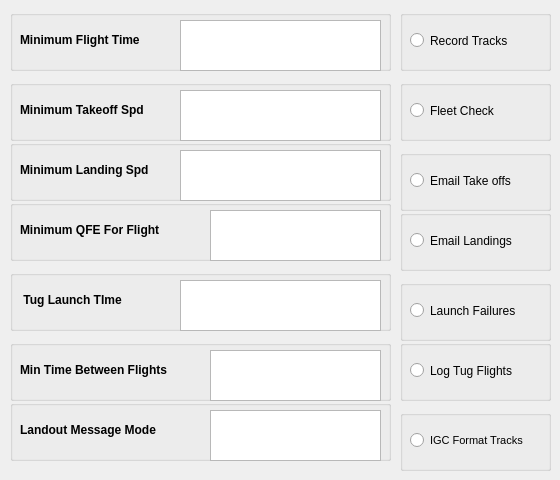
    <widget class="QWidget" name="FLight_Config">
     <attribute name="title">
      <string>Flight Config</string>
     </attribute>
     <widget class="QGroupBox" name="MinFlightTimeBox">
      <property name="geometry">
       <rect>
        <x>10</x>
        <y>10</y>
        <width>381</width>
        <height>61</height>
       </rect>
      </property>
      <property name="toolTip">
       <string>&lt;html&gt;&lt;head/&gt;&lt;body&gt;&lt;p&gt;Flight duration less than which is not considered a flight. Format hh:mm:ss&lt;/p&gt;&lt;/body&gt;&lt;/html&gt;</string>
      </property>
      <property name="title">
       <string/>
      </property>
      <widget class="QLabel" name="MinFlightTimeLabel">
       <property name="geometry">
        <rect>
         <x>10</x>
         <y>20</y>
         <width>151</width>
         <height>20</height>
        </rect>
       </property>
       <property name="font">
        <font>
         <pointsize>9</pointsize>
         <weight>75</weight>
         <bold>true</bold>
        </font>
       </property>
       <property name="text">
        <string>Minimum Flight Time</string>
       </property>
      </widget>
      <widget class="QTextEdit" name="MinFlightTime">
       <property name="geometry">
        <rect>
         <x>170</x>
         <y>10</y>
         <width>201</width>
         <height>51</height>
        </rect>
       </property>
      </widget>
     </widget>
     <widget class="QGroupBox" name="RecordTracksBox">
      <property name="geometry">
       <rect>
        <x>400</x>
        <y>10</y>
        <width>151</width>
        <height>61</height>
       </rect>
      </property>
      <property name="toolTip">
       <string>&lt;html&gt;&lt;head/&gt;&lt;body&gt;&lt;p&gt;Whether flight tracks are to be recorded&lt;/p&gt;&lt;/body&gt;&lt;/html&gt;</string>
      </property>
      <property name="title">
       <string/>
      </property>
      <widget class="QRadioButton" name="RecordTracksRadioButton">
       <property name="geometry">
        <rect>
         <x>10</x>
         <y>20</y>
         <width>141</width>
         <height>21</height>
        </rect>
       </property>
       <property name="toolTip">
        <string>&lt;html&gt;&lt;head/&gt;&lt;body&gt;&lt;p&gt;Record flight tracks Y|N&lt;/p&gt;&lt;/body&gt;&lt;/html&gt;</string>
       </property>
       <property name="text">
        <string>Record Tracks</string>
       </property>
      </widget>
     </widget>
     <widget class="QGroupBox" name="FleetCheckBox">
      <property name="geometry">
       <rect>
        <x>400</x>
        <y>80</y>
        <width>151</width>
        <height>61</height>
       </rect>
      </property>
      <property name="toolTip">
       <string>&lt;html&gt;&lt;head/&gt;&lt;body&gt;&lt;p&gt;Whether to only record flights in a specified fleet&lt;/p&gt;&lt;/body&gt;&lt;/html&gt;</string>
      </property>
      <property name="title">
       <string/>
      </property>
      <widget class="QRadioButton" name="FleetCheckRadioButton">
       <property name="geometry">
        <rect>
         <x>10</x>
         <y>20</y>
         <width>141</width>
         <height>21</height>
        </rect>
       </property>
       <property name="toolTip">
        <string>&lt;html&gt;&lt;head/&gt;&lt;body&gt;&lt;p&gt;Check for membership of fleet, Y|N&lt;/p&gt;&lt;/body&gt;&lt;/html&gt;</string>
       </property>
       <property name="text">
        <string>Fleet Check</string>
       </property>
      </widget>
     </widget>
     <widget class="QGroupBox" name="MinFlightQFEBox">
      <property name="geometry">
       <rect>
        <x>10</x>
        <y>200</y>
        <width>381</width>
        <height>61</height>
       </rect>
      </property>
      <property name="toolTip">
       <string>&lt;html&gt;&lt;head/&gt;&lt;body&gt;&lt;p&gt;Minimum altitude in metres attained for inclusion as a flight after takeoff&lt;/p&gt;&lt;/body&gt;&lt;/html&gt;</string>
      </property>
      <property name="title">
       <string/>
      </property>
      <widget class="QLabel" name="MinFlightQFELabel">
       <property name="geometry">
        <rect>
         <x>10</x>
         <y>20</y>
         <width>181</width>
         <height>20</height>
        </rect>
       </property>
       <property name="font">
        <font>
         <pointsize>9</pointsize>
         <weight>75</weight>
         <bold>true</bold>
        </font>
       </property>
       <property name="text">
        <string>Minimum QFE For Flight</string>
       </property>
      </widget>
      <widget class="QTextEdit" name="MinFlightQFE">
       <property name="geometry">
        <rect>
         <x>200</x>
         <y>10</y>
         <width>171</width>
         <height>51</height>
        </rect>
       </property>
      </widget>
     </widget>
     <widget class="QGroupBox" name="MinFlightTakeoffVBox">
      <property name="geometry">
       <rect>
        <x>10</x>
        <y>80</y>
        <width>381</width>
        <height>61</height>
       </rect>
      </property>
      <property name="toolTip">
       <string>&lt;html&gt;&lt;head/&gt;&lt;body&gt;&lt;p&gt;Minimum Vertical velocity to be considered as having left the ground&lt;/p&gt;&lt;/body&gt;&lt;/html&gt;</string>
      </property>
      <property name="title">
       <string/>
      </property>
      <widget class="QLabel" name="MinFlightTakeoffVLabel">
       <property name="geometry">
        <rect>
         <x>10</x>
         <y>20</y>
         <width>151</width>
         <height>20</height>
        </rect>
       </property>
       <property name="font">
        <font>
         <pointsize>9</pointsize>
         <weight>75</weight>
         <bold>true</bold>
        </font>
       </property>
       <property name="text">
        <string>Minimum Takeoff Spd</string>
       </property>
      </widget>
      <widget class="QTextEdit" name="MinFlightTakeoffVelocity">
       <property name="geometry">
        <rect>
         <x>170</x>
         <y>10</y>
         <width>201</width>
         <height>51</height>
        </rect>
       </property>
      </widget>
     </widget>
     <widget class="QGroupBox" name="MinFlightLandingVBox">
      <property name="geometry">
       <rect>
        <x>10</x>
        <y>140</y>
        <width>381</width>
        <height>61</height>
       </rect>
      </property>
      <property name="toolTip">
       <string>&lt;html&gt;&lt;head/&gt;&lt;body&gt;&lt;p&gt;Minimum horizontal velocity below which flight is considered to have landed&lt;/p&gt;&lt;/body&gt;&lt;/html&gt;</string>
      </property>
      <property name="title">
       <string/>
      </property>
      <widget class="QLabel" name="MinFlightLandingVLabel">
       <property name="geometry">
        <rect>
         <x>10</x>
         <y>20</y>
         <width>161</width>
         <height>20</height>
        </rect>
       </property>
       <property name="font">
        <font>
         <pointsize>9</pointsize>
         <weight>75</weight>
         <bold>true</bold>
        </font>
       </property>
       <property name="text">
        <string>Minimum Landing Spd</string>
       </property>
      </widget>
      <widget class="QTextEdit" name="MinFlightLandingVelocity">
       <property name="geometry">
        <rect>
         <x>170</x>
         <y>10</y>
         <width>201</width>
         <height>51</height>
        </rect>
       </property>
      </widget>
     </widget>
     <widget class="QGroupBox" name="MinTugLaunchBox">
      <property name="geometry">
       <rect>
        <x>10</x>
        <y>270</y>
        <width>381</width>
        <height>61</height>
       </rect>
      </property>
      <property name="toolTip">
       <string>&lt;html&gt;&lt;head/&gt;&lt;body&gt;&lt;p&gt;Time in seconds between tug and glider takeoff time to be considered a tug launch&lt;/p&gt;&lt;/body&gt;&lt;/html&gt;</string>
      </property>
      <property name="title">
       <string/>
      </property>
      <widget class="QLabel" name="MinTugLaunchLabel">
       <property name="geometry">
        <rect>
         <x>10</x>
         <y>20</y>
         <width>151</width>
         <height>20</height>
        </rect>
       </property>
       <property name="font">
        <font>
         <pointsize>9</pointsize>
         <weight>75</weight>
         <bold>true</bold>
        </font>
       </property>
       <property name="text">
        <string> Tug Launch TIme</string>
       </property>
      </widget>
      <widget class="QTextEdit" name="MinTugLaunchTIme">
       <property name="geometry">
        <rect>
         <x>170</x>
         <y>10</y>
         <width>201</width>
         <height>51</height>
        </rect>
       </property>
      </widget>
     </widget>
     <widget class="QGroupBox" name="MinFlightDeltaBox">
      <property name="geometry">
       <rect>
        <x>10</x>
        <y>340</y>
        <width>381</width>
        <height>61</height>
       </rect>
      </property>
      <property name="toolTip">
       <string>&lt;html&gt;&lt;head/&gt;&lt;body&gt;&lt;p&gt;Time difference between flights to be considered as separate flights. In hh:mm:ss (only 00:mm:ss makes sense)&lt;/p&gt;&lt;/body&gt;&lt;/html&gt;</string>
      </property>
      <property name="title">
       <string/>
      </property>
      <widget class="QLabel" name="MinFlightDeltaLabel">
       <property name="geometry">
        <rect>
         <x>10</x>
         <y>20</y>
         <width>191</width>
         <height>20</height>
        </rect>
       </property>
       <property name="font">
        <font>
         <pointsize>9</pointsize>
         <weight>75</weight>
         <bold>true</bold>
        </font>
       </property>
       <property name="text">
        <string>Min Time Between Flights</string>
       </property>
      </widget>
      <widget class="QTextEdit" name="MinFlightDeltaTime">
       <property name="geometry">
        <rect>
         <x>200</x>
         <y>10</y>
         <width>171</width>
         <height>51</height>
        </rect>
       </property>
      </widget>
     </widget>
     <widget class="QGroupBox" name="LandoutMsgBox">
      <property name="geometry">
       <rect>
        <x>10</x>
        <y>400</y>
        <width>381</width>
        <height>61</height>
       </rect>
      </property>
      <property name="toolTip">
       <string>&lt;html&gt;&lt;head/&gt;&lt;body&gt;&lt;p&gt;Method used for sending Landout messages. Only 'email' is supported.&lt;/p&gt;&lt;/body&gt;&lt;/html&gt;</string>
      </property>
      <property name="title">
       <string/>
      </property>
      <widget class="QLabel" name="LandoutMsgLabel">
       <property name="geometry">
        <rect>
         <x>10</x>
         <y>20</y>
         <width>191</width>
         <height>20</height>
        </rect>
       </property>
       <property name="font">
        <font>
         <pointsize>9</pointsize>
         <weight>75</weight>
         <bold>true</bold>
        </font>
       </property>
       <property name="text">
        <string>Landout Message Mode</string>
       </property>
      </widget>
      <widget class="QTextEdit" name="LandoutMsgMode">
       <property name="geometry">
        <rect>
         <x>200</x>
         <y>10</y>
         <width>171</width>
         <height>51</height>
        </rect>
       </property>
      </widget>
     </widget>
     <widget class="QGroupBox" name="TakeoffEmailBox">
      <property name="geometry">
       <rect>
        <x>400</x>
        <y>150</y>
        <width>151</width>
        <height>61</height>
       </rect>
      </property>
      <property name="toolTip">
       <string>&lt;html&gt;&lt;head/&gt;&lt;body&gt;&lt;p&gt;If checked send an email  for each takeoff&lt;/p&gt;&lt;/body&gt;&lt;/html&gt;</string>
      </property>
      <property name="title">
       <string/>
      </property>
      <widget class="QRadioButton" name="TakeoffEmailButton">
       <property name="geometry">
        <rect>
         <x>10</x>
         <y>20</y>
         <width>141</width>
         <height>21</height>
        </rect>
       </property>
       <property name="toolTip">
        <string>&lt;html&gt;&lt;head/&gt;&lt;body&gt;&lt;p&gt;Check for membership of fleet, Y|N&lt;/p&gt;&lt;/body&gt;&lt;/html&gt;</string>
       </property>
       <property name="text">
        <string>Email Take offs</string>
       </property>
      </widget>
     </widget>
     <widget class="QGroupBox" name="LandingEmailBox">
      <property name="geometry">
       <rect>
        <x>400</x>
        <y>210</y>
        <width>151</width>
        <height>61</height>
       </rect>
      </property>
      <property name="toolTip">
       <string>&lt;html&gt;&lt;head/&gt;&lt;body&gt;&lt;p&gt;If checked send an email  for each landing&lt;/p&gt;&lt;/body&gt;&lt;/html&gt;</string>
      </property>
      <property name="title">
       <string/>
      </property>
      <widget class="QRadioButton" name="LandingEmailButton">
       <property name="geometry">
        <rect>
         <x>10</x>
         <y>20</y>
         <width>141</width>
         <height>21</height>
        </rect>
       </property>
       <property name="toolTip">
        <string>&lt;html&gt;&lt;head/&gt;&lt;body&gt;&lt;p&gt;Check for membership of fleet, Y|N&lt;/p&gt;&lt;/body&gt;&lt;/html&gt;</string>
       </property>
       <property name="text">
        <string>Email Landings</string>
       </property>
      </widget>
     </widget>
     <widget class="QGroupBox" name="LaunchFailuresBox">
      <property name="geometry">
       <rect>
        <x>400</x>
        <y>280</y>
        <width>151</width>
        <height>61</height>
       </rect>
      </property>
      <property name="toolTip">
       <string>&lt;html&gt;&lt;head/&gt;&lt;body&gt;&lt;p&gt;Log Launch Failures&lt;/p&gt;&lt;/body&gt;&lt;/html&gt;</string>
      </property>
      <property name="title">
       <string/>
      </property>
      <widget class="QRadioButton" name="LaunchFailuresButton">
       <property name="geometry">
        <rect>
         <x>10</x>
         <y>20</y>
         <width>141</width>
         <height>21</height>
        </rect>
       </property>
       <property name="toolTip">
        <string>&lt;html&gt;&lt;head/&gt;&lt;body&gt;&lt;p&gt;Check for membership of fleet, Y|N&lt;/p&gt;&lt;/body&gt;&lt;/html&gt;</string>
       </property>
       <property name="text">
        <string>Launch Failures</string>
       </property>
      </widget>
     </widget>
     <widget class="QGroupBox" name="LogTugsBox">
      <property name="geometry">
       <rect>
        <x>400</x>
        <y>340</y>
        <width>151</width>
        <height>61</height>
       </rect>
      </property>
      <property name="toolTip">
       <string>&lt;html&gt;&lt;head/&gt;&lt;body&gt;&lt;p&gt;Log Tug FLights if checked&lt;/p&gt;&lt;/body&gt;&lt;/html&gt;</string>
      </property>
      <property name="title">
       <string/>
      </property>
      <widget class="QRadioButton" name="LogTugsButton">
       <property name="geometry">
        <rect>
         <x>10</x>
         <y>20</y>
         <width>141</width>
         <height>21</height>
        </rect>
       </property>
       <property name="toolTip">
        <string>&lt;html&gt;&lt;head/&gt;&lt;body&gt;&lt;p&gt;Check for membership of fleet, Y|N&lt;/p&gt;&lt;/body&gt;&lt;/html&gt;</string>
       </property>
       <property name="text">
        <string>Log Tug Flights</string>
       </property>
      </widget>
     </widget>
     <widget class="QGroupBox" name="IGCFormatTracksBox">
      <property name="geometry">
       <rect>
        <x>400</x>
        <y>410</y>
        <width>151</width>
        <height>61</height>
       </rect>
      </property>
      <property name="toolTip">
       <string>&lt;html&gt;&lt;head/&gt;&lt;body&gt;&lt;p&gt;Log Flights in IGC Format if checked&lt;/p&gt;&lt;/body&gt;&lt;/html&gt;</string>
      </property>
      <property name="title">
       <string/>
      </property>
      <widget class="QRadioButton" name="IGCFormatButton">
       <property name="geometry">
        <rect>
         <x>10</x>
         <y>20</y>
         <width>141</width>
         <height>21</height>
        </rect>
       </property>
       <property name="font">
        <font>
         <pointsize>8</pointsize>
        </font>
       </property>
       <property name="toolTip">
        <string>&lt;html&gt;&lt;head/&gt;&lt;body&gt;&lt;p&gt;Check for membership of fleet, Y|N&lt;/p&gt;&lt;/body&gt;&lt;/html&gt;</string>
       </property>
       <property name="text">
        <string>IGC Format Tracks</string>
       </property>
      </widget>
     </widget>
    </widget>
